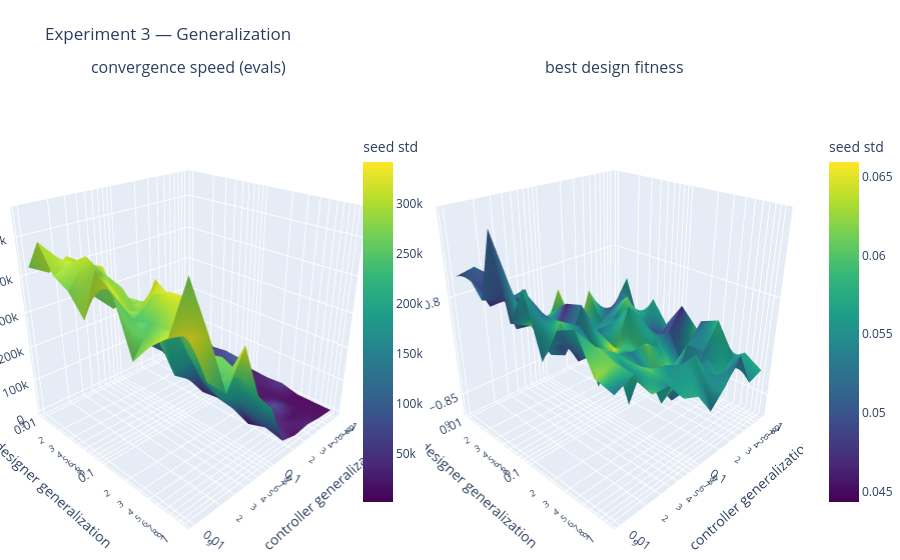

Here is the notebook cell this chart was saved with:
### Markdown cell above
## Experiment 3 — Generalization

This is where the matching-radii hypothesis lives. The controller's radius is measured in the joint
space, so a designer ranging beyond it gets its good designs played badly — if the hypothesis holds,
the off-diagonal cells are worse than the diagonal at equal total radius.

### Code cell
sp, bt, x, y = metrics(load("exp3_generalization"), "g_d", "g_c")
surface_pair(sp, bt, x, y, "designer generalization", "controller generalization",
             "Experiment 3 — Generalization").show()
